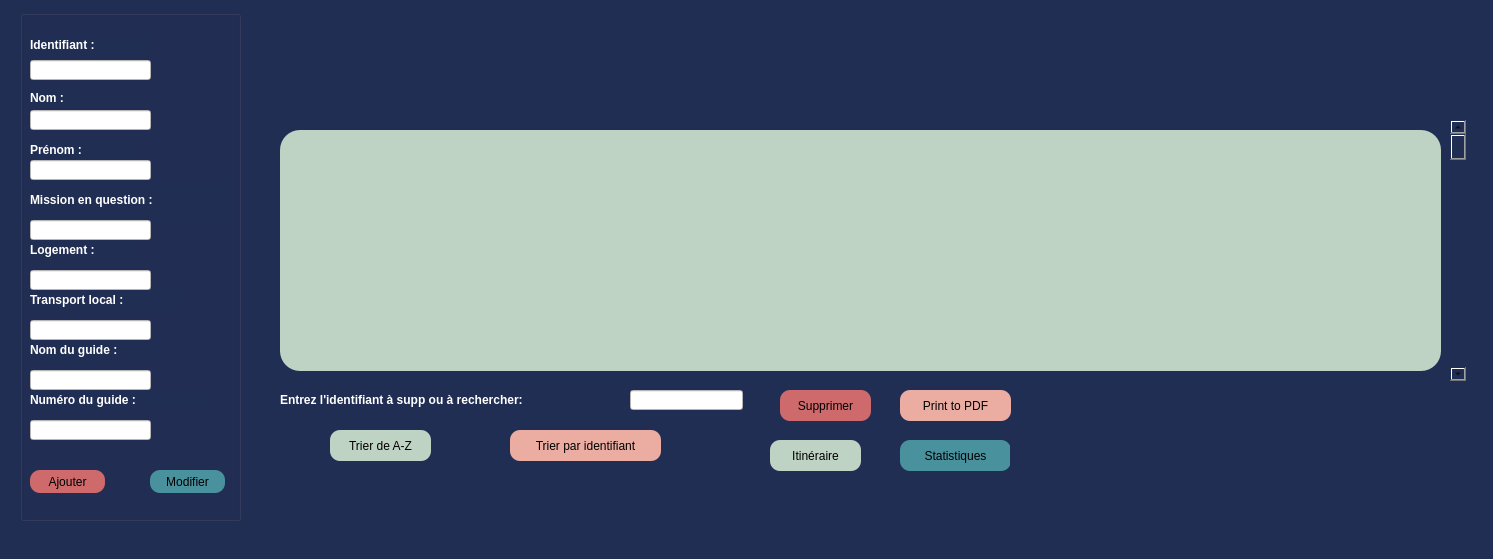
<?xml version="1.0" encoding="UTF-8"?>
<ui version="4.0">
 <class>gestion_missions</class>
 <widget class="QWidget" name="gestion_missions">
  <property name="geometry">
   <rect>
    <x>0</x>
    <y>0</y>
    <width>1493</width>
    <height>559</height>
   </rect>
  </property>
  <property name="windowTitle">
   <string>Form</string>
  </property>
  <property name="styleSheet">
   <string notr="true">background-color:rgb(33,46,83);
</string>
  </property>
  <widget class="QLabel" name="label_33">
   <property name="geometry">
    <rect>
     <x>280</x>
     <y>390</y>
     <width>321</width>
     <height>21</height>
    </rect>
   </property>
   <property name="styleSheet">
    <string notr="true">font: 75 10pt &quot;MS Shell Dlg 2&quot;;</string>
   </property>
   <property name="text">
    <string>&lt;html&gt;&lt;head/&gt;&lt;body&gt;&lt;p&gt;&lt;span style=&quot; font-weight:600; color:#ffffff;&quot;&gt;Entrez l'identifiant à supp ou à rechercher:&lt;/span&gt;&lt;/p&gt;&lt;/body&gt;&lt;/html&gt;</string>
   </property>
  </widget>
  <widget class="QLabel" name="label_43">
   <property name="geometry">
    <rect>
     <x>1250</x>
     <y>200</y>
     <width>20</width>
     <height>21</height>
    </rect>
   </property>
   <property name="text">
    <string/>
   </property>
   <property name="pixmap">
    <pixmap>../../../../Downloads/—Pngtree—delete icon_4420857 (1).png</pixmap>
   </property>
  </widget>
  <widget class="QLabel" name="label_49">
   <property name="geometry">
    <rect>
     <x>830</x>
     <y>90</y>
     <width>111</width>
     <height>91</height>
    </rect>
   </property>
   <property name="text">
    <string/>
   </property>
   <property name="pixmap">
    <pixmap>../../../../Downloads/loginIcon (1).png</pixmap>
   </property>
  </widget>
  <widget class="QLabel" name="label_39">
   <property name="geometry">
    <rect>
     <x>1250</x>
     <y>280</y>
     <width>20</width>
     <height>21</height>
    </rect>
   </property>
   <property name="text">
    <string/>
   </property>
   <property name="pixmap">
    <pixmap>../../../../Downloads/—Pngtree—delete icon_4420857 (1).png</pixmap>
   </property>
  </widget>
  <widget class="QLabel" name="label_40">
   <property name="geometry">
    <rect>
     <x>1210</x>
     <y>200</y>
     <width>16</width>
     <height>16</height>
    </rect>
   </property>
   <property name="text">
    <string/>
   </property>
   <property name="pixmap">
    <pixmap>../../../../Downloads/—Pngtree—download arrow vector icon white_5249045 (1).png</pixmap>
   </property>
  </widget>
  <widget class="QPushButton" name="Tri_m">
   <property name="geometry">
    <rect>
     <x>330</x>
     <y>430</y>
     <width>101</width>
     <height>31</height>
    </rect>
   </property>
   <property name="styleSheet">
    <string notr="true">font: 10pt &quot;MS Shell Dlg 2&quot;;
font: 75 10pt &quot;MS Shell Dlg 2&quot;;
background-color: rgb(190,211,195);border-radius:10px;</string>
   </property>
   <property name="text">
    <string>Trier de A-Z</string>
   </property>
  </widget>
  <widget class="QLabel" name="label_45">
   <property name="geometry">
    <rect>
     <x>1420</x>
     <y>730</y>
     <width>47</width>
     <height>14</height>
    </rect>
   </property>
   <property name="text">
    <string>TextLabel</string>
   </property>
  </widget>
  <widget class="QPushButton" name="pb_supprimer_m">
   <property name="geometry">
    <rect>
     <x>780</x>
     <y>390</y>
     <width>91</width>
     <height>31</height>
    </rect>
   </property>
   <property name="styleSheet">
    <string notr="true">font: 75 10pt &quot;MS Shell Dlg 2&quot;;
color: rgb(0, 0, 0);
background-color: rgb(206,106,107);
border-radius:10px;</string>
   </property>
   <property name="text">
    <string>Supprimer</string>
   </property>
  </widget>
  <widget class="QPushButton" name="map">
   <property name="geometry">
    <rect>
     <x>770</x>
     <y>440</y>
     <width>91</width>
     <height>31</height>
    </rect>
   </property>
   <property name="styleSheet">
    <string notr="true">font: 10pt &quot;MS Shell Dlg 2&quot;;
font: 75 10pt &quot;MS Shell Dlg 2&quot;;
background-color: rgb(190,211,195);
border-radius:10px;</string>
   </property>
   <property name="text">
    <string>Itinéraire</string>
   </property>
  </widget>
  <widget class="QLabel" name="label_41">
   <property name="geometry">
    <rect>
     <x>1210</x>
     <y>280</y>
     <width>16</width>
     <height>16</height>
    </rect>
   </property>
   <property name="text">
    <string/>
   </property>
   <property name="pixmap">
    <pixmap>../../../../Downloads/—Pngtree—download arrow vector icon white_5249045 (1).png</pixmap>
   </property>
  </widget>
  <widget class="QPushButton" name="Tri_m_2">
   <property name="geometry">
    <rect>
     <x>510</x>
     <y>430</y>
     <width>151</width>
     <height>31</height>
    </rect>
   </property>
   <property name="styleSheet">
    <string notr="true">font: 75 10pt &quot;MS Shell Dlg 2&quot;;
border-radius:10px;
background-color: rgb(235,172,162);
color: rgb(0, 0, 0);</string>
   </property>
   <property name="text">
    <string>Trier par identifiant</string>
   </property>
  </widget>
  <widget class="QLineEdit" name="le_id_supp">
   <property name="geometry">
    <rect>
     <x>630</x>
     <y>390</y>
     <width>113</width>
     <height>20</height>
    </rect>
   </property>
   <property name="styleSheet">
    <string notr="true">background-color: rgb(255, 255, 255);
color: rgb(0, 0, 0);</string>
   </property>
  </widget>
  <widget class="QPushButton" name="stat_m">
   <property name="geometry">
    <rect>
     <x>900</x>
     <y>440</y>
     <width>111</width>
     <height>31</height>
    </rect>
   </property>
   <property name="styleSheet">
    <string notr="true">font: 75 11pt &quot;MS Shell Dlg 2&quot;;
background-color: rgb(74,145,158);
color: rgb(0, 0, 0);
border-radius:10px;</string>
   </property>
   <property name="text">
    <string>Statistiques</string>
   </property>
  </widget>
  <widget class="QLabel" name="label_20">
   <property name="geometry">
    <rect>
     <x>1210</x>
     <y>240</y>
     <width>16</width>
     <height>16</height>
    </rect>
   </property>
   <property name="text">
    <string/>
   </property>
   <property name="pixmap">
    <pixmap>../../../../Downloads/—Pngtree—download arrow vector icon white_5249045 (1).png</pixmap>
   </property>
  </widget>
  <widget class="QLabel" name="label_46">
   <property name="geometry">
    <rect>
     <x>1250</x>
     <y>240</y>
     <width>20</width>
     <height>21</height>
    </rect>
   </property>
   <property name="text">
    <string/>
   </property>
   <property name="pixmap">
    <pixmap>../../../../Downloads/—Pngtree—delete icon_4420857 (1).png</pixmap>
   </property>
  </widget>
  <widget class="QScrollBar" name="verticalScrollBar">
   <property name="geometry">
    <rect>
     <x>1450</x>
     <y>120</y>
     <width>16</width>
     <height>261</height>
    </rect>
   </property>
   <property name="orientation">
    <enum>Qt::Vertical</enum>
   </property>
  </widget>
  <widget class="QTableView" name="tab_mission">
   <property name="geometry">
    <rect>
     <x>280</x>
     <y>130</y>
     <width>1161</width>
     <height>241</height>
    </rect>
   </property>
   <property name="styleSheet">
    <string notr="true">background-color: rgb(190,211,195);
border-radius:20px;</string>
   </property>
  </widget>
  <widget class="QLabel" name="label_48">
   <property name="geometry">
    <rect>
     <x>1010</x>
     <y>420</y>
     <width>101</width>
     <height>121</height>
    </rect>
   </property>
   <property name="text">
    <string/>
   </property>
   <property name="pixmap">
    <pixmap>../../../../Downloads/6_icon-icons.com_68891.png</pixmap>
   </property>
  </widget>
  <widget class="QGroupBox" name="Formulaire">
   <property name="geometry">
    <rect>
     <x>20</x>
     <y>10</y>
     <width>221</width>
     <height>511</height>
    </rect>
   </property>
   <property name="styleSheet">
    <string notr="true">font: 75 12pt &quot;MS Shell Dlg 2&quot;;
font: 75 10pt &quot;MS Shell Dlg 2&quot;;</string>
   </property>
   <property name="title">
    <string/>
   </property>
   <widget class="QLabel" name="label_56">
    <property name="geometry">
     <rect>
      <x>10</x>
      <y>25</y>
      <width>121</width>
      <height>21</height>
     </rect>
    </property>
    <property name="styleSheet">
     <string notr="true">font: 75 10pt &quot;MS Shell Dlg 2&quot;;</string>
    </property>
    <property name="text">
     <string>&lt;html&gt;&lt;head/&gt;&lt;body&gt;&lt;p&gt;&lt;span style=&quot; font-weight:600; color:#ffffff;&quot;&gt;Identifiant :&lt;/span&gt;&lt;/p&gt;&lt;/body&gt;&lt;/html&gt;</string>
    </property>
   </widget>
   <widget class="QLabel" name="label_57">
    <property name="geometry">
     <rect>
      <x>10</x>
      <y>80</y>
      <width>51</width>
      <height>16</height>
     </rect>
    </property>
    <property name="styleSheet">
     <string notr="true">font: 75 10pt &quot;MS Shell Dlg 2&quot;;</string>
    </property>
    <property name="text">
     <string>&lt;html&gt;&lt;head/&gt;&lt;body&gt;&lt;p&gt;&lt;span style=&quot; font-weight:600; color:#ffffff;&quot;&gt;Nom :&lt;/span&gt;&lt;/p&gt;&lt;/body&gt;&lt;/html&gt;</string>
    </property>
   </widget>
   <widget class="QLabel" name="label_58">
    <property name="geometry">
     <rect>
      <x>10</x>
      <y>130</y>
      <width>101</width>
      <height>21</height>
     </rect>
    </property>
    <property name="styleSheet">
     <string notr="true">font: 75 10pt &quot;MS Shell Dlg 2&quot;;</string>
    </property>
    <property name="text">
     <string>&lt;html&gt;&lt;head/&gt;&lt;body&gt;&lt;p&gt;&lt;span style=&quot; font-weight:600; color:#ffffff;&quot;&gt;Prénom :&lt;/span&gt;&lt;/p&gt;&lt;/body&gt;&lt;/html&gt;</string>
    </property>
   </widget>
   <widget class="QLabel" name="label_59">
    <property name="geometry">
     <rect>
      <x>10</x>
      <y>170</y>
      <width>201</width>
      <height>41</height>
     </rect>
    </property>
    <property name="styleSheet">
     <string notr="true">font: 75 10pt &quot;MS Shell Dlg 2&quot;;</string>
    </property>
    <property name="text">
     <string>&lt;html&gt;&lt;head/&gt;&lt;body&gt;&lt;p&gt;&lt;span style=&quot; font-weight:600; color:#ffffff;&quot;&gt;Mission en question :&lt;/span&gt;&lt;/p&gt;&lt;/body&gt;&lt;/html&gt;</string>
    </property>
   </widget>
   <widget class="QLabel" name="label_60">
    <property name="geometry">
     <rect>
      <x>10</x>
      <y>230</y>
      <width>101</width>
      <height>21</height>
     </rect>
    </property>
    <property name="styleSheet">
     <string notr="true">font: 75 10pt &quot;MS Shell Dlg 2&quot;;</string>
    </property>
    <property name="text">
     <string>&lt;html&gt;&lt;head/&gt;&lt;body&gt;&lt;p&gt;&lt;span style=&quot; font-weight:600; color:#ffffff;&quot;&gt;Logement :&lt;/span&gt;&lt;/p&gt;&lt;/body&gt;&lt;/html&gt;</string>
    </property>
   </widget>
   <widget class="QLabel" name="label_61">
    <property name="geometry">
     <rect>
      <x>10</x>
      <y>280</y>
      <width>151</width>
      <height>21</height>
     </rect>
    </property>
    <property name="styleSheet">
     <string notr="true">font: 75 10pt &quot;MS Shell Dlg 2&quot;;</string>
    </property>
    <property name="text">
     <string>&lt;html&gt;&lt;head/&gt;&lt;body&gt;&lt;p&gt;&lt;span style=&quot; font-weight:600; color:#ffffff;&quot;&gt;Transport local :&lt;/span&gt;&lt;/p&gt;&lt;/body&gt;&lt;/html&gt;</string>
    </property>
   </widget>
   <widget class="QLabel" name="label_62">
    <property name="geometry">
     <rect>
      <x>10</x>
      <y>330</y>
      <width>131</width>
      <height>21</height>
     </rect>
    </property>
    <property name="styleSheet">
     <string notr="true">font: 75 10pt &quot;MS Shell Dlg 2&quot;;</string>
    </property>
    <property name="text">
     <string>&lt;html&gt;&lt;head/&gt;&lt;body&gt;&lt;p&gt;&lt;span style=&quot; font-weight:600; color:#ffffff;&quot;&gt;Nom du guide :&lt;/span&gt;&lt;/p&gt;&lt;/body&gt;&lt;/html&gt;</string>
    </property>
   </widget>
   <widget class="QLabel" name="label_63">
    <property name="geometry">
     <rect>
      <x>10</x>
      <y>380</y>
      <width>181</width>
      <height>21</height>
     </rect>
    </property>
    <property name="styleSheet">
     <string notr="true">font: 75 10pt &quot;MS Shell Dlg 2&quot;;</string>
    </property>
    <property name="text">
     <string>&lt;html&gt;&lt;head/&gt;&lt;body&gt;&lt;p&gt;&lt;span style=&quot; font-weight:600; color:#ffffff;&quot;&gt;Numéro du guide :&lt;/span&gt;&lt;/p&gt;&lt;/body&gt;&lt;/html&gt;</string>
    </property>
   </widget>
   <widget class="QLineEdit" name="le_id">
    <property name="geometry">
     <rect>
      <x>10</x>
      <y>50</y>
      <width>121</width>
      <height>20</height>
     </rect>
    </property>
    <property name="styleSheet">
     <string notr="true">background-color: rgb(255, 255, 255);
color: rgb(0, 0, 0);</string>
    </property>
    <property name="text">
     <string/>
    </property>
   </widget>
   <widget class="QLineEdit" name="le_nom">
    <property name="geometry">
     <rect>
      <x>10</x>
      <y>100</y>
      <width>121</width>
      <height>20</height>
     </rect>
    </property>
    <property name="styleSheet">
     <string notr="true">background-color: rgb(255, 255, 255);
color: rgb(0, 0, 0);</string>
    </property>
    <property name="text">
     <string/>
    </property>
   </widget>
   <widget class="QLineEdit" name="le_prenom">
    <property name="geometry">
     <rect>
      <x>10</x>
      <y>150</y>
      <width>121</width>
      <height>20</height>
     </rect>
    </property>
    <property name="styleSheet">
     <string notr="true">background-color: rgb(255, 255, 255);
color: rgb(0, 0, 0);</string>
    </property>
    <property name="text">
     <string/>
    </property>
   </widget>
   <widget class="QLineEdit" name="la_mission">
    <property name="geometry">
     <rect>
      <x>10</x>
      <y>210</y>
      <width>121</width>
      <height>20</height>
     </rect>
    </property>
    <property name="styleSheet">
     <string notr="true">background-color: rgb(255, 255, 255);
color: rgb(0, 0, 0);</string>
    </property>
    <property name="text">
     <string/>
    </property>
   </widget>
   <widget class="QLineEdit" name="le_logement">
    <property name="geometry">
     <rect>
      <x>10</x>
      <y>260</y>
      <width>121</width>
      <height>20</height>
     </rect>
    </property>
    <property name="styleSheet">
     <string notr="true">background-color: rgb(255, 255, 255);
color: rgb(0, 0, 0);</string>
    </property>
    <property name="text">
     <string/>
    </property>
   </widget>
   <widget class="QLineEdit" name="le_transportL">
    <property name="geometry">
     <rect>
      <x>10</x>
      <y>310</y>
      <width>121</width>
      <height>20</height>
     </rect>
    </property>
    <property name="styleSheet">
     <string notr="true">background-color: rgb(255, 255, 255);
color: rgb(0, 0, 0);</string>
    </property>
    <property name="text">
     <string/>
    </property>
   </widget>
   <widget class="QLineEdit" name="le_nom_guide">
    <property name="geometry">
     <rect>
      <x>10</x>
      <y>360</y>
      <width>121</width>
      <height>20</height>
     </rect>
    </property>
    <property name="styleSheet">
     <string notr="true">background-color: rgb(255, 255, 255);
color: rgb(0, 0, 0);</string>
    </property>
    <property name="text">
     <string/>
    </property>
   </widget>
   <widget class="QLineEdit" name="le_num_guide">
    <property name="geometry">
     <rect>
      <x>10</x>
      <y>410</y>
      <width>121</width>
      <height>20</height>
     </rect>
    </property>
    <property name="styleSheet">
     <string notr="true">background-color: rgb(255, 255, 255);
color: rgb(0, 0, 0);</string>
    </property>
    <property name="text">
     <string/>
    </property>
   </widget>
   <widget class="QPushButton" name="pb_ajouter_m">
    <property name="geometry">
     <rect>
      <x>10</x>
      <y>460</y>
      <width>75</width>
      <height>23</height>
     </rect>
    </property>
    <property name="styleSheet">
     <string notr="true">color: rgb(0, 0, 0);
background-color: rgb(206,106,107);
border-radius:10px;</string>
    </property>
    <property name="text">
     <string>Ajouter</string>
    </property>
   </widget>
   <widget class="QPushButton" name="pb_modifier_m">
    <property name="geometry">
     <rect>
      <x>130</x>
      <y>460</y>
      <width>75</width>
      <height>23</height>
     </rect>
    </property>
    <property name="styleSheet">
     <string notr="true">background-color: rgb(74,145,158);
color: rgb(0, 0, 0);
border-radius:10px;</string>
    </property>
    <property name="text">
     <string>Modifier</string>
    </property>
   </widget>
  </widget>
  <widget class="QLabel" name="label_64">
   <property name="geometry">
    <rect>
     <x>330</x>
     <y>80</y>
     <width>16</width>
     <height>16</height>
    </rect>
   </property>
   <property name="text">
    <string/>
   </property>
   <property name="pixmap">
    <pixmap>../../../../Downloads/searchmagnifierinterfacesymbol1_79893 (1).png</pixmap>
   </property>
  </widget>
  <widget class="QPushButton" name="pb_PDF_m">
   <property name="geometry">
    <rect>
     <x>900</x>
     <y>390</y>
     <width>111</width>
     <height>31</height>
    </rect>
   </property>
   <property name="styleSheet">
    <string notr="true">font: 75 11pt &quot;MS Shell Dlg 2&quot;;
font: 75 10pt &quot;MS Shell Dlg 2&quot;;
border-radius:10px;
background-color: rgb(235,172,162);
color: rgb(0, 0, 0);</string>
   </property>
   <property name="text">
    <string>Print to PDF</string>
   </property>
  </widget>
 </widget>
 <resources/>
 <connections/>
</ui>
